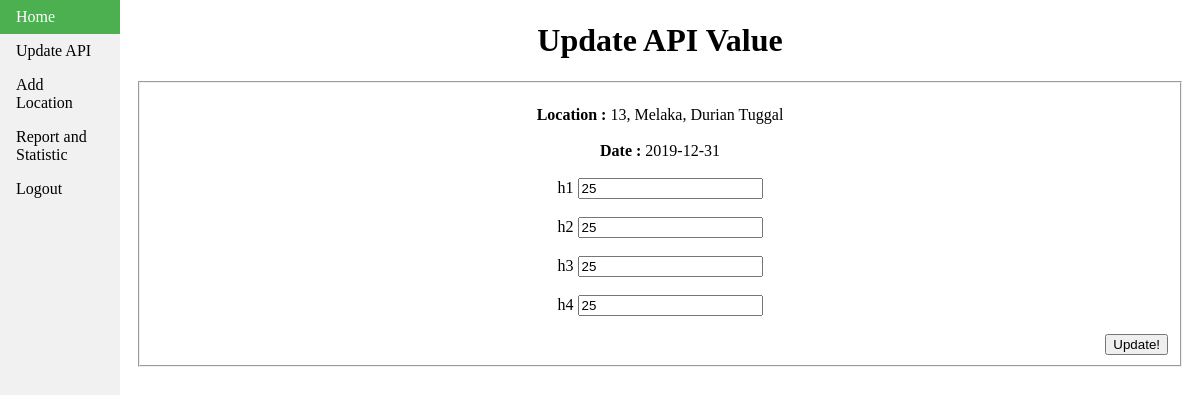
The page /updateapi.php?api=13 on the database its author committed.
### tables this page shows
CREATE TABLE `api` (
  `date` date NOT NULL,
  `h1` varchar(5) NOT NULL,
  `h2` varchar(5) NOT NULL,
  `h3` varchar(5) NOT NULL,
  `h4` varchar(5) NOT NULL,
  `average` int(255) NOT NULL,
  `api_id` int(255) NOT NULL,
  `stateid` int(11) NOT NULL
);

CREATE TABLE `state` (
  `stateid` int(11) NOT NULL,
  `state` varchar(255) NOT NULL,
  `district` varchar(255) NOT NULL
);

### updateapi.php (the view, shortened to what this page needs)
<?php
	require 'connection.php';
    include 'navbaruser.php';
    if (isset($_GET['api'])) {
        $api_id = $_GET['api'];
    }
    $sqlget = "SELECT * FROM `api` INNER JOIN state ON api.stateid=state.stateid WHERE `api_id`=$api_id";
    $resultget = $conn->query($sqlget);
							if ($resultget->num_rows > 0) {
								while ($row = $resultget -> fetch_assoc()) {
                                    $api_id= $row['api_id'];
									$date = $row['date'];
									$state=$row['state'];
									$district=$row['district'];
									$h1 = $row['h1'];
									$h2 = $row['h2'];
									$h3 = $row['h3'];
                                    $h4 = $row['h4'];
                                }
                            }
?>
<!DOCTYPE html>
<html>
<head>
</head>
<body>
<div style="margin-left:10%;padding:1px 16px;height:1000px;">
			<form class="form-horizontal" method="post" action="">
			<div align="center">
				<h1>Update API Value</h1>
			</div>
			<fieldset>
			<br>
			<div class="form-group" align="center">
                <b>Location :   </b><?php echo $api_id.", ".$state.", ".$district?>
			</div><br>
			<div class="form-group" align="center">
               <b>Date :    </b> <?php echo $date ?>
			</div><br>
			<div class="form-group" align="center">
			  <label class="col-md-4 control-label" for="username">h1</label>
                <input id="h1" name="h1" type="text" placeholder="" value="<?php echo $h1 ?>" class="form-control input-md"  align="center">
			</div><br>
			<div class="form-group" align="center">
			  <label class="col-md-4 control-label" for="username">h2</label>
				<input id="h2" name="h2" type="text" placeholder="" value="<?php echo $h2 ?>" class="form-control input-md"  align="center">
			</div><br>
			<div class="form-group" align="center">
			  <label class="col-md-4 control-label" for="username">h3</label>
				<input id="h3" name="h3" type="text" placeholder="" value="<?php echo $h3 ?>" class="form-control input-md"  align="center">
			</div><br>
			<div class="form-group" align="center">
			  <label class="col-md-4 control-label" for="username">h4</label>
				<input id="h4" name="h4" type="text" placeholder="" value="<?php echo $h4 ?>" class="form-control input-md"  align="center">
			</div><br>
			<div class="col-md-5" align="right">
				<input type="submit" name="update" class="btn btn-success " value="Update!">
			  </div>
			</fieldset>
		</form>
</div>
</body>
</html>

### navbaruser.php (style rules this page uses)
body { margin: 0; }

### rows shown on the page
api: api_id "13", stateid.state "Melaka", stateid.district "Durian Tuggal", date "2019-12-31", h1 "25", h2 "25", h3 "25", h4 "25"
